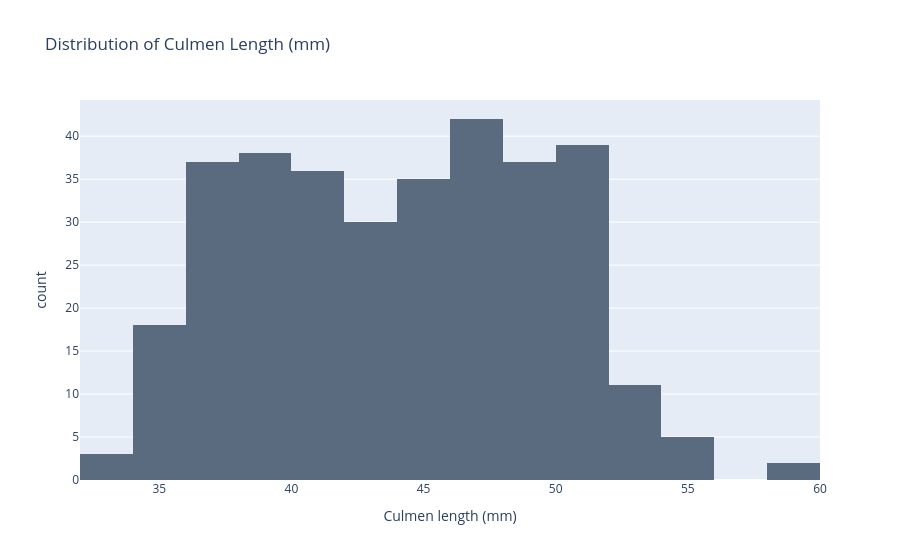

Notebook source saved alongside this figure:
### Markdown cell above
# Histograms are great for seeing what type of distribution the data has.

### Code cell
df['culmen_length_mm'].plot(kind='hist',
                            nbins=20,
                            title='Distribution of Culmen Length (mm)',
                            labels={'value': 'Culmen length (mm)'}).update_layout(showlegend=False)

### Figure 1 — Plotly figure (JSON) as saved in the notebook; plotly's stock layout.template omitted (floating-point values rounded to 4 significant figures; data arrays with more than 128 entries replaced by an {"elided": "..."} marker saying what was removed)
{"data": [{"bingroup": "x", "hovertemplate": "variable=culmen_length_mm<br>Culmen length (mm)=%{x}<br>count=%{y}<extra></extra>", "legendgroup": "culmen_length_mm", "marker": {"color": "#5B6B7F", "pattern": {"shape": ""}}, "name": "culmen_length_mm", "nbinsx": 20, "orientation": "v", "showlegend": true, "type": "histogram", "x": {"elided": "333 float values"}, "xaxis": "x", "yaxis": "y"}], "layout": {"barmode": "relative", "legend": {"title": {"text": "variable"}, "tracegroupgap": 0}, "showlegend": false, "title": {"text": "Distribution of Culmen Length (mm)"}, "xaxis": {"anchor": "y", "domain": [0, 1], "title": {"text": "Culmen length (mm)"}}, "yaxis": {"anchor": "x", "domain": [0, 1], "title": {"text": "count"}}}}
